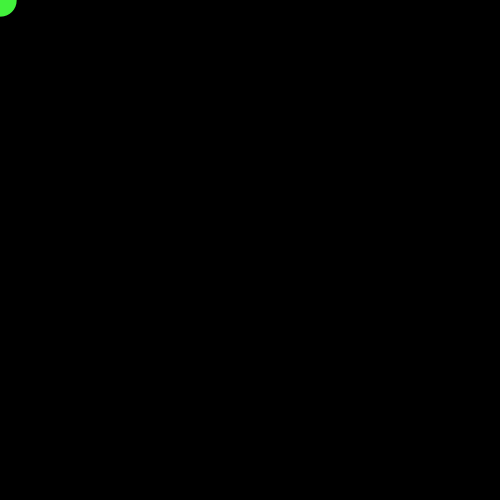
Frame 1 (no input)
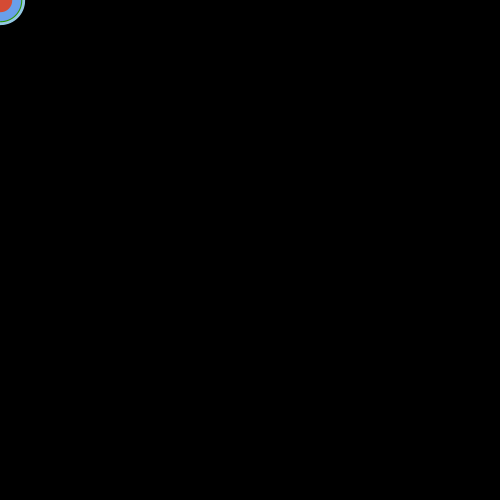
Frame 60 (the mouse pressed at the canvas centre just before this capture)
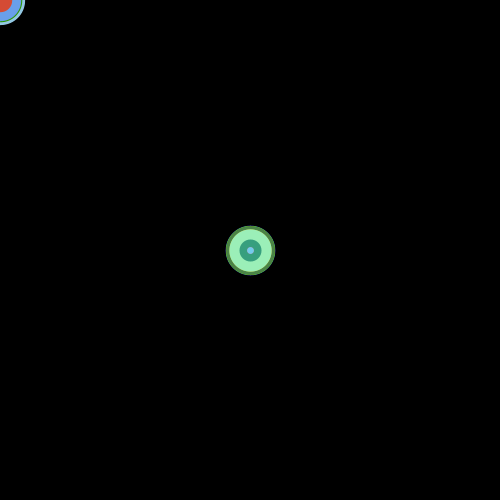
Frame 120 (the mouse held since frame 60 and released just before this capture)

The Processing sketch that drew these frames (run headless with seeded random() and noise(); from frame 60 on, the mouse is pressed at the canvas centre):

// Processing sketch: ex04_10
// ── ex04_10.pde
// 마우스를 따라 움직이는 점 (굵기와 색상을 랜덤하게 만들기)

void setup() {
  size(500, 500);
  background(0);
}

void draw() {
  strokeWeight(random(50));
  stroke(random(255), random(255), random(255));
  point(mouseX, mouseY);
}
